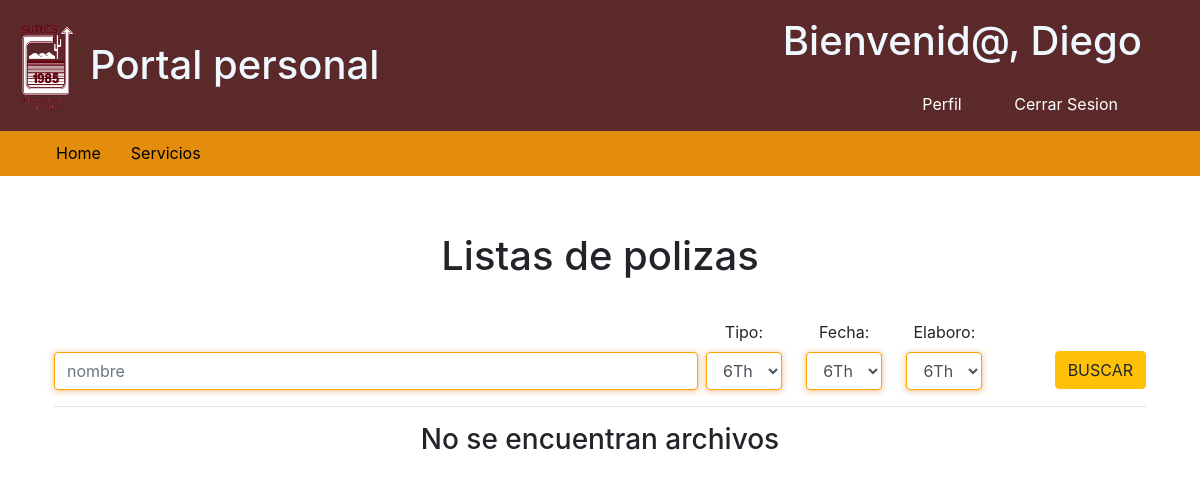
The app's page /list_poliza.php (signed in), older data.
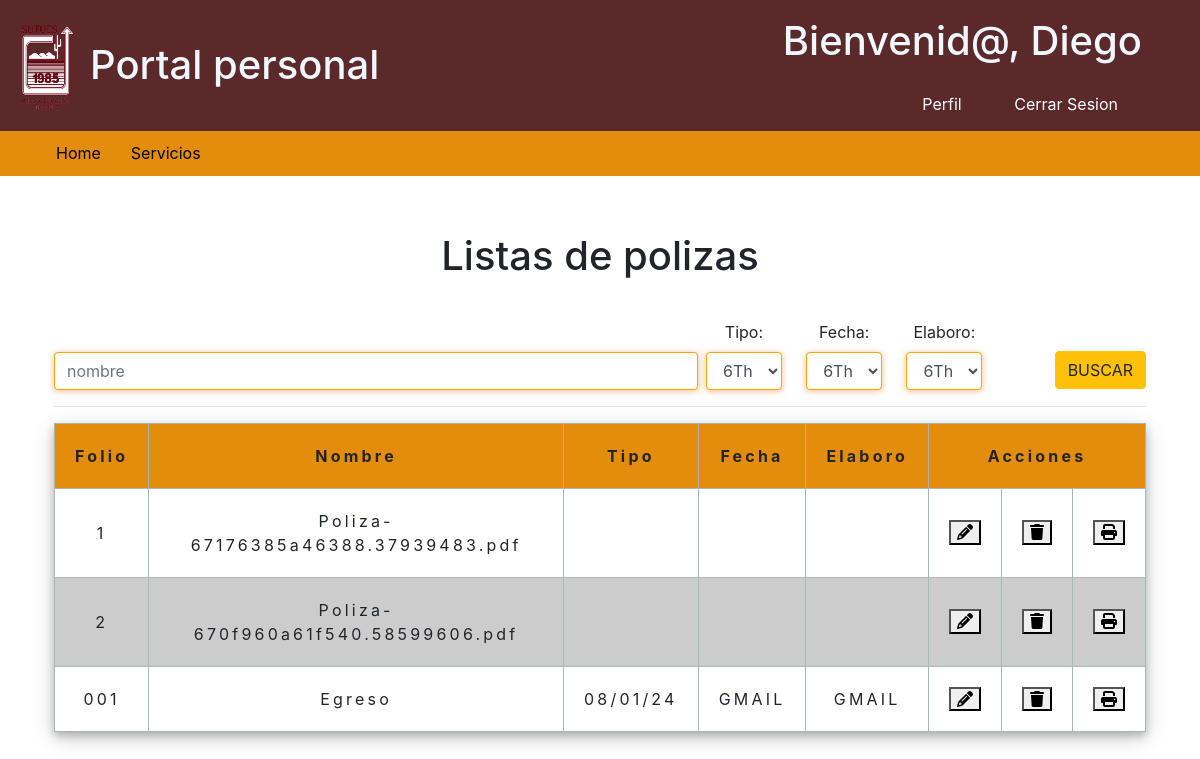
The same page, newer data.
### tables this page shows
CREATE TABLE `files` (
  `id` int(11) NOT NULL,
  `file_url` text NOT NULL
);

### read_polizas.php (called while the page is built)
<?php
include "db_conn.php";
if(isset($_GET['nombre'])){
    $nombre = $_GET['nombre'];
}
else{
    $nombre = '';
}
$sql = "SELECT * FROM files WHERE file_url LIKE '$nombre%' ORDER BY id DESC";
$result = mysqli_query($conn, $sql);

### list_poliza.php (the view, shortened to what this page needs)
<?php
include "read_polizas.php";
$nombre="";
if (isset($_SESSION['id']) && isset($_SESSION['email'])) {
    ?>
    <!DOCTYPE html>
    <html lang="en">
    <head>
        <link rel="stylesheet" href="css/Styles.css">
        <link rel="stylesheet" href="css/bootstrap.css">
        <link rel="stylesheet" href="css/normalize.css">
        <link rel="stylesheet" href="https://cdnjs.cloudflare.com/ajax/libs/font-awesome/6.2.1/css/all.min.css">
    </head>
    <body class="index-body">
        <div class="Welcome d-flex justify-content-between">
            <div class="texts d-flex align-items-center">
                <img src="img/Logo_setues.png" alt="logo ues" class="logo">
                <h1>Portal personal</h1>
            </div>
            <div class="texts t2 d-flex align-items-end flex-column pr-5">
                <h1>Bienvenid@, <?php echo $_SESSION['name']; ?></h1>
                <div class="links ">
                    <a class="text-decoration-none text-white pr-5" href="logout.php">Perfil</a>
                    <a class="text-decoration-none text-white pr-4" href="logout.php">Cerrar Sesion</a>
                </div>
            </div>
        </div>
        <nav>
            <ul class="menu">
                <li><a href="home.php">Home</a></li>
                <li><a href="">Servicios</a>
                </li>
            </ul>
        </nav>
    <div class="p-4 container">
        <div class="tbl_container">
            <h2>Listas de polizas</h2>
        <form action="list_poliza.php?nombre=<?php $nombre; ?>" method="GET">
            <div class="d-flex flex-row justify-content-between align-items-end">
                <div>
                    <input type="text" class="form-control mr-5 inp-search" name="nombre" id="nombre"
                           placeholder="nombre" aria-label="nombre" aria-describedby="basic-addon2">
                </div>
                <div class="sel-search-first">
                    <span class="d-flex justify-content-center pb-2">Tipo:</span>
                    <select id="select" class="form-control">
                        <option value="6th">6Th</option>
                    </select>
                </div>
                <div>
                    <span class="d-flex justify-content-center pb-2">Fecha:</span>
                    <select id="select" class="form-control">
                        <option value="6th">6Th</option>
                    </select>
                </div>
                <div>
                    <span class="d-flex justify-content-center pb-2">Elaboro:</span>
                    <select id="select" class="form-control">
                        <option value="6th">6Th</option>
                    </select>
                </div>
                <button type="submit" class="btn btn-warning ml-5 btn-search" type="button">BUSCAR</button>
                </div>
        </form>
            <hr>
            <?php if (mysqli_num_rows($result)) { ?>
                <table class="tbl">
                    <thead>
                        <tr class="text-center">
                            <th scope="col">Folio</th>
                            <th scope="col">Nombre</th>
                            <th scope="col">Tipo</th>
                            <th scope="col">Fecha</th>
                            <th scope="col">Elaboro</th>
                            <th colspan="3">Acciones</th>
                        </tr>
                    </thead>
                    <tbody>
                        <?php
                        $i = 0;
                        while ($rows = mysqli_fetch_assoc($result)) {
                            $i++;
                            ?>
                            <tr>
                                <td><?= $i ?></td>
                                <td><?= $rows['file_url'] ?></td>
                                <td></td>
                                <td></td>
                                <td></td>
                                <td>
                                    <button onclick="window.location.href='update.php?id=<?= $rows['id'] ?>'"><i
                                            class="fa fa-pencil"></i>
                                    </button>
                                </td>
                                <td>
                                    <button type="button" data-toggle="modal" data-target="#modalEliminar<?= $rows['id'] ?>"><i
                                            class="fa fa-trash"></i>
                                    </button>
                                </td>
                                <td>
                                    <button onclick="window.open('uploads/<?= $rows['file_url'] ?>','_blank')">
                                        <i class="fa fa-print"></i></button>
                                </td>
                            </tr>
                        <?php } ?>
                        <tr>
                            <td>001</td>
                            <td>Egreso</td>
                            <td>08/01/24</td>
                            <td>GMAIL</td>
                            <td>GMAIL</td>
                            <td>
                                <button><i class="fa fa-pencil"></i></button>
                            </td>
                            <td>
                                <button><i class="fa fa-trash"></i></button>
                            </td>
                            <td>
                                <button><i class="fa fa-print"></i></button>
                            </td>
                        </tr>
                    </tbody>
                </table>
            <?php }else{
            ?>
            <h3 class="text-center">No se encuentran archivos</h3>
            <?php }
            ?>
        </div>
    </div>
    </body>
    </html>
    <?php
} else {
    header("Location: index.php");
    exit();
}
?>

### css/Styles.css (style rules this page uses)
body { background-color: #E9EFF6; background-repeat: no-repeat; background-attachment: fixed; background-position: center; background-size: 20%; min-height: 100vh; margin: 0; position: relative; background-image: url("../img/Logo_desemfoque.png"); }
h1 { font-size: 40px !important; }
nav { background-color: rgb(228, 141, 12); width: 100%; height: 45px; color: #fff; padding: 0px 1px; }
ul, ol { list-style: none; }
.index-body { background-image: none; }
.menu { padding-top: 10px; }
.menu li a { background-color: rgb(228, 141, 12) ; color: black; text-decoration: none; padding: 10px 15px; margin-top: -10px; height: 100%; display: block; }
.menu > li { float: left; }
.Welcome { background-color:rgb(91, 41, 42) ; padding: 10px; }
.t2 { margin-top: -20px !important; }
.logo { width: 70px; height: 110px; margin-right: 10px; }
.links { margin-bottom: 5px; }
.btn { display: inline-block; background-color: aliceblue; padding: 25px 35px; border: 0px; margin: -6px 0px; }
.texts { align-self: center; color: aliceblue; }
.form-control { border: 1px solid orange !important; box-shadow: 0 1px 6px 0 rgba(220, 117, 7, 0.5) !important; }
.container table { box-shadow: 0 4px 8px 0 rgba(0,0,0,0.2), 0 6px 20px 0 rgba(0,0,0,0.19); }
th,td { padding:20px !important; }
.tbl_container h2 { padding: 2rem 1rem; font-size: 2.5rem; text-align: center; }
.tbl { width: 100%; border-collapse: collapse; }
.tbl thead tr th { padding: 0.8rem; letter-spacing: 0.2rem; vertical-align: top; border: 1px solid #aab7b8; }
.tbl tbody tr td { letter-spacing: 0.2rem; font-weight: normal; text-align: center; border: 1px solid #aab7b8; padding: 0.8rem; }
.tbl thead { background: #E48D0C !important; }
.tbl tr:nth-child(even) { background: #ccc; }
.inp-search { width: 200% !important; }
.sel-search-first { padding-left: 28% !important; }
.btn-search { margin-bottom: 1px !important; }

Row changes from the older to the newer data that the page shows:
added files: file_url "Poliza-67176385a46388.37939483.pdf"
added files: file_url "Poliza-670f960a61f540.58599606.pdf"
Text that changed along with them:
text no longer shown: "No se encuentran archivos"
text now shown: "Folio Nombre Tipo Fecha Elaboro Acciones 001 Egreso 08/01/24 GMAIL GMAIL"
